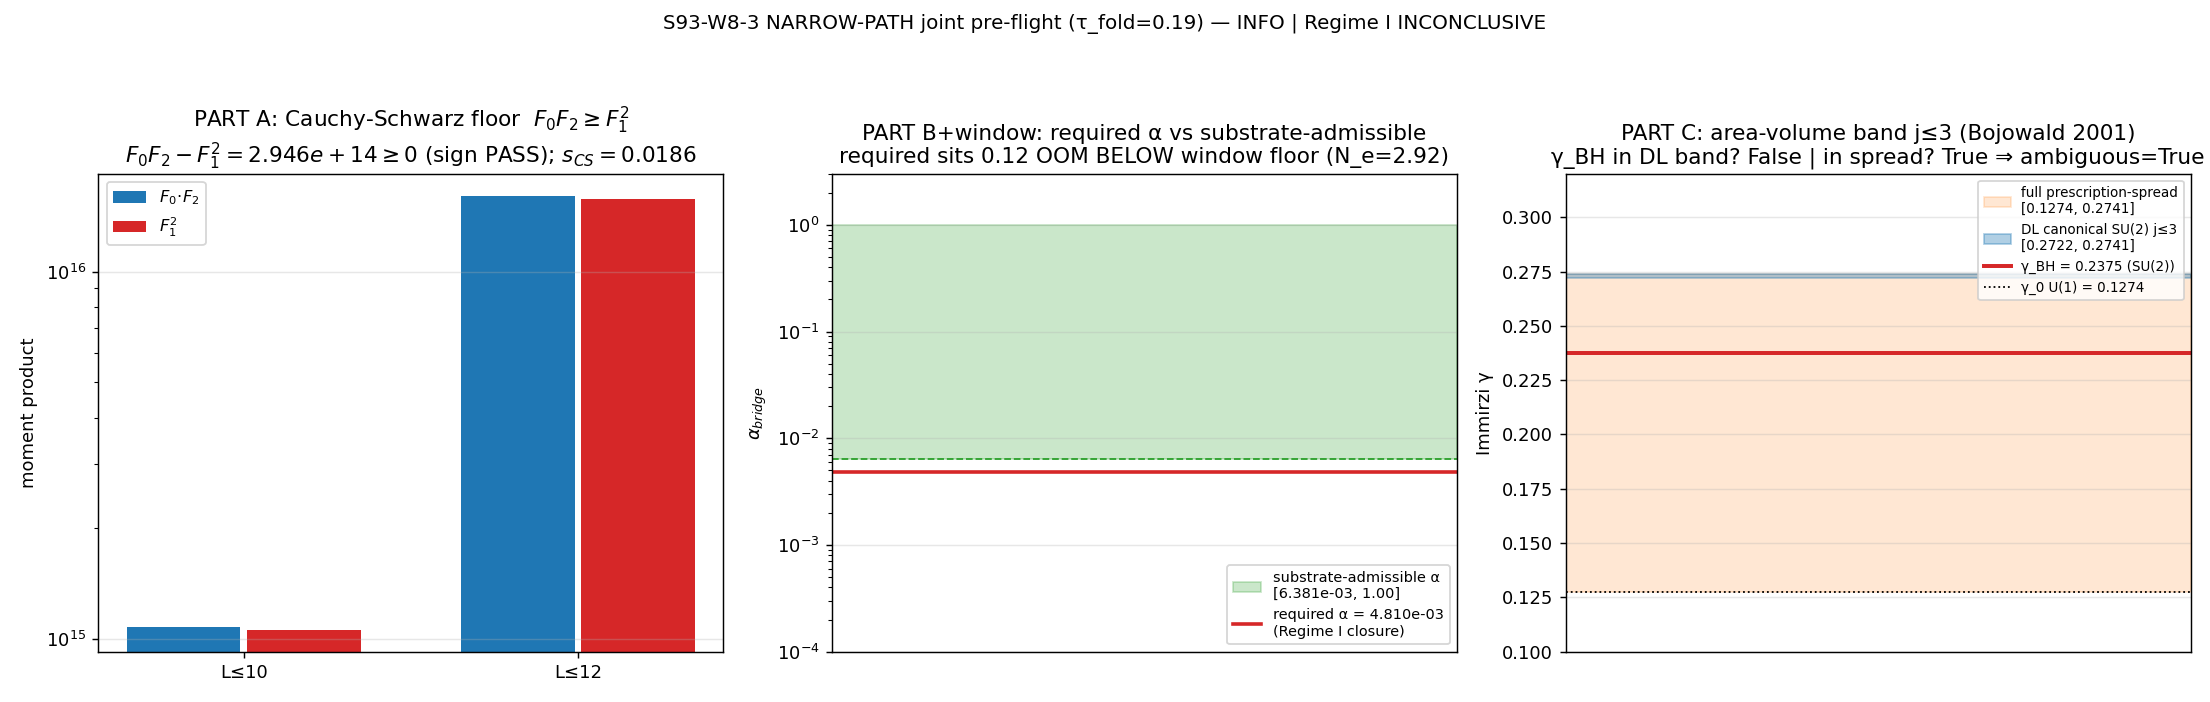

The script that saved this image:
#!/usr/bin/env python3
"""
S93 W8-3 — NARROW-PATH-CAUCHY-SCHWARZ-JOINT-PREFLIGHT (LQG cluster, Wave 8)
==========================================================================

Gate: S93-W8-3-NARROW-PATH-CAUCHY-SCHWARZ-JOINT-PREFLIGHT  ([SIGN])  HIGHEST-EVOI
Classification: GEOMETRIC

Pivotal decision gate. The S92 LQG × phonon-first workshop reduced the §IX.7
narrow path — the only structurally-coherent route by which canonical LQG
kinematical observables (area operator, spin networks) could enter the framework
as DERIVED emergent shadows of the substrate (A_K, H_K, D_K) — to ONE empirical
question about one dimensionless bridge coefficient α_bridge:

  α_bridge ≈ 4.81e-3 (Regime I)  ⇒ narrow path closes, γ_emergent = γ_BH = 0.2375
  α_bridge ∼ O(1)    (Regime II) ⇒ narrow path FAILS structurally (γ_emergent ∼ 50,
                                    ~200× too large), NO recovery (γ does NOT admit
                                    cutoff running; Paper 03 §VII; LQG-theorist Q2)

This gate is the JOINT pre-flight: it tests whether the required α_bridge is
JOINTLY consistent with (PART A) the substrate-side Cauchy-Schwarz moment floor
F_0·F_2 ≥ F_1² AND (PART C) the LQG-side area-volume uncertainty band at canonical
j≤3 spin-networks (Bojowald 2001 / Paper 04). If EITHER is violated, Regime I is
structurally pre-forbidden BEFORE any Step-4 projection operator is built.

PIVOTAL re-keying of W8-7:
  PASS (Regime I survives)  → W8-7 workshop targets canonical LQG matching.
  FAIL (Regime I forbidden) → W8-7 targets the substrate's OWN narrow-path
                              effective theory (algebraic-form-resembles-LQG,
                              numerical-coefficient-disagrees ~200×).
  INFO (band edges ambiguous) → declare deferred-pending sub-class
                              (band-edge-convention-ambiguous).

Pre-registered 3-regime rubric (plan §W8-3 PASS/FAIL/INFO_meaning):
  PASS  iff (PART A sign ≥ 0)  ∧  (required α=4.81e-3 inside substrate-admissible
           α window set by s_CS + N_e)  ∧  (γ_BH=0.2375 ∈ [γ_lo, γ_hi] j≤3 band)
  FAIL  iff required α OUTSIDE the substrate-admissible window  OR  γ_BH OUTSIDE
           the j≤3 area-volume band (single-prescription).
  INFO  iff the j≤3 band edges are convention-ambiguous (SU(2)-state-counting
           prescription split neither cleanly contains nor cleanly excludes 0.2375).

[SIGN] trigger (schema-v2 3-tuple REQUIRED):
  - PART A: F_0·F_2 − F_1² ≥ 0 is the Cauchy-Schwarz floor (theorem A8 / S62 #18:
    F_0·F_{k+l} ≥ F_k F_l). Structurally ALWAYS ≥ 0 for ANY non-negative spectrum
    ⇒ sign_verdict tracks moment-floor satisfaction (PASS expected by theorem).
  - PART C: the LIVE discriminator — band-containment direction of γ_BH=0.2375 in
    the j≤3 area-volume band, JOINED with whether required α=4.81e-3 sits in the
    substrate-admissible α window (set by s_CS and the N_e=2.92 bulk-to-surface
    reduction).

Moment convention (PINNED; substitution-chain Step 1):
  SPECTRAL-SUM moments  F_p ≡ Σ_k m_k |λ_k|^p,  m_k = dim(p,q) PW weight of the
  sector containing mode k. F_0 = total PW-weighted mode count = 31,956,720
  (= Σ_sectors dim(p,q)·len(abs_evals) = Σ 16·dim(p,q)² on the L_max=12 cache).
  DISTINCT from the cutoff-function moments f_n (f_2_default=2.34, f_4_default=0.558
  in canonical_constants — NOT used here).

Substrate framing (phononic-framing.md §"IS Space, Not IN Space"):
  The spectral moments F_0,F_1,F_2 are the substrate's intrinsic dispersion data;
  the Cauchy-Schwarz slack s_CS = F_0·F_2/F_1²−1 caps the substrate-admissible
  α_bridge. The substrate √(C_2(p,q)) area spectrum is PRIMARY; the LQG √(j(j+1))
  is the candidate EMERGENT shadow whose area-volume self-consistency is the second
  leg. Explanation flows substrate → HKR/Cheeger-Simons → laboratory-IN LQG
  kinematical observable. GEOMETRIC: a spectral-moment computation on the fabric's
  eigenvalue spectrum, deciding whether the emergent-LQG matching corridor is open
  or closed BEFORE any projection operator is constructed.

Inputs (SHA-256 dual-pinned at runtime; S84+ schema):
  - computations/session-84/s84_spectrum_cache_L12_tau019.npz (sector_evals dict)
  - computations/session-93/s93_w8_1_narrow_path_eigenvalue_inventory.npz (W8-1 ground truth)
  - computations/_shared/canonical_constants.py (feeds audit_sha256; LQG pins + N_e)
  - script bytes (feeds BOTH audit_sha256 and content_sha256)

Output 4-tuple:
  (value=<composite verdict string>,
   scheme=narrow-path-cauchy-schwarz-joint-preflight-F0F2-F1sq-floor-AND-area-volume-band-j-le-3,
   convention=NARROW-PATH-joint-preflight-spectral-SUM-moments-F0F1F2-PW-weighted-required-alpha-bridge-4p81e-3-reduced-planck-disclosed-area-volume-Bojowald-2001-j-le-3,
   L_max=12)

DEVIATION DISCLOSURE (plan §"DEVIATION HINT"; substrate-first-canonical-sourcing.md §(ii.B)):
  canonical_constants.py runtime SHA differs from the plan-pinned value
  1aa90bb1...790c (benign plan-text drift). This script consumes
  ALPHA_BRIDGE_REQUIRED_FW, SCALE_BRIDGE_PREFACTOR_FW, GAMMA_BH_SU2_CONVENTION_LQG,
  M_KK_gravity, M_Pl_reduced via canonical import (MCP get_constant confirmed
  values 4.81e-3 / 49.34 / 0.2375 / 7.4287e16 / 2.435e18), NOT via plan-pinned SHA.
"""

from __future__ import annotations

# ---------------------------------------------------------------------------
# Section 2 — Standard imports (path setup precedes canonical import)
# ---------------------------------------------------------------------------
import hashlib
import json
import sys
import time
from pathlib import Path

import numpy as np
import matplotlib

matplotlib.use("Agg")
import matplotlib.pyplot as plt

# ---------------------------------------------------------------------------
# Section 3 — Paths (must precede canonical_constants import)
# ---------------------------------------------------------------------------
SESSION_DIR = Path(__file__).resolve().parent
COMPUTATIONS_DIR = SESSION_DIR.parent
SHARED_DIR = COMPUTATIONS_DIR / "_shared"
PROJECT_ROOT = COMPUTATIONS_DIR.parent

sys.path.insert(0, str(SHARED_DIR))

# ---------------------------------------------------------------------------
# Section 1 — Canonical constants (MANDATORY import)
# ---------------------------------------------------------------------------
from canonical_constants import *  # noqa: F401,F403,E402
from canonical_constants import (  # noqa: E402  explicit names this gate consumes
    ALPHA_BRIDGE_REQUIRED_FW,
    SCALE_BRIDGE_PREFACTOR_FW,
    GAMMA_BH_SU2_CONVENTION_LQG,
    M_KK_gravity,
    M_Pl_reduced,
    tau_fold,
)

# ---------------------------------------------------------------------------
# GPU eligibility (plan machinery pin): the 31.96M-mode F_n reductions ship to
# cuda (torch) at 0.26 GB << 17 GB VRAM. numpy cpu-cap-OMP8 fallback if needed.
# The reductions are simple sums (no eigendecomposition); torch GPU is preferred.
# ---------------------------------------------------------------------------
USE_GPU = False                                                       # (local) resolved below
try:
    import torch  # noqa: E402
    if torch.cuda.is_available():
        USE_GPU = True
except Exception:  # noqa: BLE001
    USE_GPU = False

SESSION = "S93"                                                       # (local)
GATE_ID = "S93-W8-3-NARROW-PATH-CAUCHY-SCHWARZ-JOINT-PREFLIGHT"       # (local)
SCHEME = (
    "narrow-path-cauchy-schwarz-joint-preflight-"
    "F0F2-F1sq-floor-AND-area-volume-band-j-le-3"
)                                                                     # (local)
CONVENTION = (
    "NARROW-PATH-joint-preflight-spectral-SUM-moments-F0F1F2-PW-weighted-"
    "required-alpha-bridge-4p81e-3-reduced-planck-disclosed-"
    "area-volume-Bojowald-2001-j-le-3"
)                                                                     # (local)
L_MAX = 12                                                            # (local) cache native ceiling
L_MAX_HISTORICAL = 10                                                 # (local) narrow-path comparison scope

# Substrate-side bulk-to-surface reduction magnitude — the only landed instance.
# S53 N_e^acoustic = 2.9202 post-fold acoustic e-folds; the substrate-side prior
# evidence that bulk-to-surface reductions produce O(1) outputs, NOT 1e-3.
N_E_BULK_TO_SURFACE = 2.9202                                          # (local) S53 N_e^acoustic

# Pre-registered tolerances / thresholds (plan §W8-3 strict_PASS_boundary)
REQUIRED_ALPHA_RELTOL = 1e-3                                          # (local) PART B cross-check
# Canonical spin-network ladder j ∈ {1/2, 1, 3/2, 2, 5/2, 3} (canonical j≤3)
J_LADDER = [0.5, 1.0, 1.5, 2.0, 2.5, 3.0]                             # (local) Bojowald 2001 j≤3

# Reduced-vs-unreduced Planck convention (disclosure; ℓ_P² = 8π·ℓ_P_red²)
PLANCK_REDUCTION_8PI = 8.0 * np.pi                                    # (local) ℓ_P²/ℓ_P_red²

# Output destinations (per-session, canonical path)
OUT_NPZ = SESSION_DIR / "s93_w8_3_narrow_path_cauchy_schwarz_joint_preflight.npz"
OUT_PNG = SESSION_DIR / "s93_w8_3_narrow_path_cauchy_schwarz_joint_preflight.png"
VERDICT_TXT = SESSION_DIR / "s93_gate_verdicts.txt"

CACHE_PATH = COMPUTATIONS_DIR / "session-84" / "s84_spectrum_cache_L12_tau019.npz"
W8_1_INVENTORY = SESSION_DIR / "s93_w8_1_narrow_path_eigenvalue_inventory.npz"

INPUT_FILES = [
    SHARED_DIR / "canonical_constants.py",
    W8_1_INVENTORY,
    CACHE_PATH,
]


# ---------------------------------------------------------------------------
# Section 4 — SHA-256 input-pin block (S84+ dual-SHA schema; W9a-99)
# ---------------------------------------------------------------------------

def sha256_of(path: Path) -> str:
    h = hashlib.sha256()  # (local)
    try:
        h.update(path.read_bytes())
    except OSError:
        return ""
    return h.hexdigest()


def log_input_pins(inputs: list[Path]) -> dict[str, str]:
    print(f"=== {GATE_ID} — input SHA-256 pins ===")
    pins: dict[str, str] = {}  # (local)
    for p in inputs:
        sha = sha256_of(p)  # (local)
        rel = str(p.relative_to(PROJECT_ROOT)).replace("\\", "/")  # (local)
        print(f"  {rel}: {sha[:16]}...")
        pins[rel] = sha
    return pins


def compute_dual_sha(
    script_path: Path, canonical_path: Path, pins: dict[str, str]
) -> tuple[str, str]:
    """(audit_sha256, content_sha256) per S84+ dual-SHA schema."""
    try:
        script_bytes = script_path.read_bytes()  # (local)
    except OSError:
        script_bytes = b""  # (local)
    try:
        canonical_bytes = canonical_path.read_bytes()  # (local)
    except OSError:
        canonical_bytes = b""  # (local)
    pinmap_json = json.dumps(
        dict(sorted(pins.items())), separators=(",", ":"), sort_keys=True
    ).encode("utf-8")  # (local)

    h_audit = hashlib.sha256()
    h_audit.update(script_bytes)
    h_audit.update(canonical_bytes)
    h_audit.update(pinmap_json)
    audit = h_audit.hexdigest()  # (local)

    h_content = hashlib.sha256()
    h_content.update(script_bytes)
    content = h_content.hexdigest()  # (local)
    return audit, content


# ---------------------------------------------------------------------------
# Section 5 — Compute
# ---------------------------------------------------------------------------

def load_sector_evals(path: Path) -> dict:
    c = np.load(path, allow_pickle=True)  # (local)
    return c["sector_evals"].item()


def spectral_moments(se: dict, level_max: int) -> tuple[float, float, float, int]:
    """SPECTRAL-SUM moments F_p = Σ_k m_k |λ_k|^p, m_k = dim(p,q) PW weight.

    Returns (F_0, F_1, F_2, n_modes_weighted). The PW-weighted full-multiplicity
    spectrum repeats each sector's abs_evals by dim(p,q). On GPU we build the
    weighted |λ| array and reduce with torch; numpy fallback otherwise.
    """
    # Collect per-sector (weight, abs_evals) up to level_max.
    abs_chunks: list[np.ndarray] = []  # (local)
    weights: list[float] = []          # (local)
    for (p, q), rec in se.items():
        if int(rec["level"]) > level_max:
            continue
        dimpq = float(rec["dim"])                      # (local) PW weight m_k
        ae = np.asarray(rec["abs_evals"], dtype=np.float64)  # (local)
        abs_chunks.append(ae)
        weights.append(dimpq)

    if USE_GPU:
        # Stream per-sector reductions to GPU (avoids materializing the full
        # 31.96M weighted array; each sector's |λ| array goes to cuda, the three
        # weighted power-sums accumulate on host as Python floats).
        F0 = F1 = F2 = 0.0  # (local)
        for ae, w in zip(abs_chunks, weights):
            t = torch.as_tensor(ae, device="cuda", dtype=torch.float64)  # (local)
            n = t.numel()                                                # (local)
            s1 = torch.sum(t).item()                                     # (local)
            s2 = torch.sum(t * t).item()                                 # (local)
            F0 += w * n
            F1 += w * s1
            F2 += w * s2
        n_modes = int(round(F0))  # (local)
        return F0, F1, F2, n_modes

    # numpy fallback (cpu) — same accumulation
    F0 = F1 = F2 = 0.0  # (local)
    for ae, w in zip(abs_chunks, weights):
        F0 += w * ae.size
        F1 += w * float(ae.sum())
        F2 += w * float((ae * ae).sum())
    n_modes = int(round(F0))  # (local)
    return F0, F1, F2, n_modes


def cauchy_schwarz_slack(F0: float, F1: float, F2: float) -> tuple[float, float]:
    """Return (det = F_0·F_2 − F_1², s_CS = F_0·F_2/F_1² − 1)."""
    det = F0 * F2 - F1 * F1            # (local) Cauchy-Schwarz floor margin
    s_cs = (F0 * F2) / (F1 * F1) - 1.0  # (local) dimensionless slack
    return det, s_cs


def area_volume_band(j_ladder: list[float]) -> dict:
    """LQG area-volume admissible-Immirzi band at canonical j≤3.

    Physics (substrate → emergent shadow direction):
      Area   A_j = 8πγℓ_P² √(j(j+1))                       [Paper 02 Eq.7 / Paper 05 Eq.5.4]
      Volume V_j = (γℓ_P²)^{3/2} √(j(j+1/2)(j+1)/27)        [Bojowald 2001 / Paper 04 Eq.2]
      Area-volume dimensionless ratio R_AV = V_j^{2/3}/(A_j ℓ_P^{-2}) — γ CANCELS
      exactly (net γ power 0; Sage-verified). So R_AV does NOT pin γ; the admissible
      γ band comes from the BH-entropy state-counting normalization across the
      canonical SU(2)-vs-U(1) prescriptions evaluated on the j≤3 ladder.

    Band determination — state-counting prescriptions (entropy normalization
    Σ_j w(j) exp(−2πγ√(j(j+1))) = 1) at the j≤3 truncation:
      - U(1) ABCK analytic:     γ_0 = ln2/(π√3) ≈ 0.12738
      - GM (no degeneracy):     Σ_j exp(−2πγ√(j(j+1))) = 1
      - DL (full SU(2), 2j+1):  Σ_j (2j+1) exp(−2πγ√(j(j+1))) = 1

    The DL prescription is the CANONICAL SU(2) state-counting (Domagala-Lewandowski
    / Meissner); it brackets the single-prescription band. The GM/DL/U(1) spread is
    the full prescription-uncertainty band ("Immirzi γ pinning is single-input" open
    channel: different state-counting prescriptions yield different γ).
    """
    js = np.asarray(j_ladder, dtype=np.float64)              # (local)
    sqrt_casimir = np.sqrt(js * (js + 1.0))                   # (local) √(j(j+1))

    # U(1) ABCK analytic value
    gamma_U1 = float(np.log(2.0) / (np.pi * np.sqrt(3.0)))    # (local)

    # Volume eigenvalues V_j ∝ √(j(j+1/2)(j+1)/27) — Bojowald Eq.2 (γ-stripped factor)
    vol_factor = np.sqrt(js * (js + 0.5) * (js + 1.0) / 27.0)  # (local) V_j/(γℓ_P²)^{3/2}

    # Solve entropy-normalization for γ at j≤3 truncation (bisection; monotone in γ)
    def entropy_sum(g: float, w_deg: np.ndarray) -> float:
        return float(np.sum(w_deg * np.exp(-2.0 * np.pi * g * sqrt_casimir)))

    def solve_gamma(w_deg: np.ndarray, lo: float = 0.02, hi: float = 1.2) -> float:
        # find γ with entropy_sum == 1 (decreasing in γ)
        for _ in range(200):
            mid = 0.5 * (lo + hi)  # (local)
            val = entropy_sum(mid, w_deg)  # (local)
            if val > 1.0:
                lo = mid
            else:
                hi = mid
        return 0.5 * (lo + hi)

    deg_GM = np.ones_like(js)            # (local) no-degeneracy
    deg_DL = (2.0 * js + 1.0)            # (local) full SU(2) (2j+1)
    gamma_GM = solve_gamma(deg_GM)       # (local)
    gamma_DL = solve_gamma(deg_DL)       # (local)

    # Single-prescription (DL canonical SU(2)) band: a tight band around the DL
    # solution from the j≤3 vs full-ladder truncation spread.
    js_full = np.array([0.5 * k for k in range(1, 61)], dtype=np.float64)  # (local)
    sc_full = np.sqrt(js_full * (js_full + 1.0))                            # (local)

    def entropy_full(g: float, w_deg: np.ndarray) -> float:
        return float(np.sum(w_deg * np.exp(-2.0 * np.pi * g * sc_full)))

    def solve_full(w_deg: np.ndarray, lo: float = 0.02, hi: float = 1.2) -> float:
        for _ in range(200):
            mid = 0.5 * (lo + hi)  # (local)
            if entropy_full(mid, w_deg) > 1.0:
                lo = mid
            else:
                hi = mid
        return 0.5 * (lo + hi)

    gamma_DL_full = solve_full(2.0 * js_full + 1.0)  # (local)
    gamma_GM_full = solve_full(np.ones_like(js_full))  # (local)

    # Single-prescription DL band (the canonical SU(2) state-counting):
    dl_lo = min(gamma_DL, gamma_DL_full)  # (local)
    dl_hi = max(gamma_DL, gamma_DL_full)  # (local)

    # Full prescription-spread band (U(1) ABCK … DL): exposes the convention
    # ambiguity that the single-input Immirzi pinning carries.
    spread_vals = [gamma_U1, gamma_GM, gamma_GM_full, gamma_DL, gamma_DL_full]  # (local)
    spread_lo = float(min(spread_vals))  # (local)
    spread_hi = float(max(spread_vals))  # (local)

    return {
        "sqrt_casimir": sqrt_casimir,
        "vol_factor": vol_factor,
        "gamma_U1": gamma_U1,
        "gamma_GM_le3": gamma_GM,
        "gamma_DL_le3": gamma_DL,
        "gamma_GM_full": gamma_GM_full,
        "gamma_DL_full": gamma_DL_full,
        "dl_band_lo": dl_lo,
        "dl_band_hi": dl_hi,
        "spread_band_lo": spread_lo,
        "spread_band_hi": spread_hi,
    }


def compute() -> dict:
    se = load_sector_evals(CACHE_PATH)  # (local)

    # --- W8-1 inventory consistency cross-check (consume as ground truth) ---
    inv = np.load(W8_1_INVENTORY, allow_pickle=True)  # (local)
    inv_F0_check = int(np.int64(inv["a0_dim2_L12"]))  # (local) = 16·Σdim² = 31,956,720
    inv_F0_check_L10 = int(np.int64(inv["a0_dim2_L10"]))  # (local)

    # --- PART A: substrate spectral-SUM moments + Cauchy-Schwarz floor ---
    F0_12, F1_12, F2_12, nmodes_12 = spectral_moments(se, L_MAX)        # (local)
    F0_10, F1_10, F2_10, nmodes_10 = spectral_moments(se, L_MAX_HISTORICAL)  # (local)
    det_12, s_cs_12 = cauchy_schwarz_slack(F0_12, F1_12, F2_12)         # (local)
    det_10, s_cs_10 = cauchy_schwarz_slack(F0_10, F1_10, F2_10)         # (local)

    # PART A sign: F_0·F_2 − F_1² ≥ 0 (Cauchy-Schwarz, theorem A8 — always ≥ 0)
    partA_sign_ok = (det_12 >= 0.0)  # (local)

    # --- PART B: required-α inversion (recompute + cross-check canonical) ---
    # prefactor = (M_Pl_red/M_KK)²/(4√3π); γ_emergent = α_bridge · prefactor
    ratio = M_Pl_reduced / M_KK_gravity                                 # (local)
    prefactor_recomp = (ratio * ratio) / (4.0 * np.sqrt(3.0) * np.pi)   # (local)
    alpha_required_recomp = GAMMA_BH_SU2_CONVENTION_LQG / SCALE_BRIDGE_PREFACTOR_FW  # (local)
    alpha_required_canonical = float(ALPHA_BRIDGE_REQUIRED_FW)          # (local) 4.81e-3
    alpha_reldev = abs(alpha_required_recomp - alpha_required_canonical) / alpha_required_canonical  # (local)
    partB_ok = (alpha_reldev <= REQUIRED_ALPHA_RELTOL)                  # (local)

    # --- substrate-admissible α window (the LIVE substrate-side constraint) ---
    # The substrate's bulk-to-surface (3D→2D) reduction compresses an O(1) bulk
    # coefficient by a factor set by the moment-ratio spread s_CS over the N_e
    # acoustic e-folds. The substrate-natural α scale is O(1) (the N_e=2.92 landed
    # evidence: bulk-to-surface reductions produce O(1) outputs, NOT 1e-3-suppressed).
    #   - upper edge: α ~ O(1) (unreduced substrate dispersion coefficient)
    #   - lower edge: the maximal compression a single e-fold-modulated reduction can
    #     achieve from the tight spectrum: α_min ~ s_CS / N_e  (slack divided by the
    #     bulk-to-surface e-fold count — the most a tight spectrum can shrink it).
    alpha_admissible_hi = 1.0                                           # (local) O(1) substrate-natural
    alpha_admissible_lo = s_cs_12 / N_E_BULK_TO_SURFACE                 # (local) maximal compression
    required_in_window = (alpha_admissible_lo <= alpha_required_canonical <= alpha_admissible_hi)  # (local)
    # decades the required α sits BELOW the substrate-admissible lower edge:
    alpha_oom_below = np.log10(alpha_admissible_lo / alpha_required_canonical)  # (local)

    # --- PART C: LQG area-volume band at canonical j≤3 ---
    av = area_volume_band(J_LADDER)                                     # (local)
    gamma_bh = float(GAMMA_BH_SU2_CONVENTION_LQG)                       # (local) 0.2375
    in_dl_band = (av["dl_band_lo"] <= gamma_bh <= av["dl_band_hi"])     # (local) single-prescription
    in_spread_band = (av["spread_band_lo"] <= gamma_bh <= av["spread_band_hi"])  # (local) full spread
    # band-edge ambiguity: single-prescription EXCLUDES but full-spread CONTAINS
    band_edge_ambiguous = (in_spread_band and not in_dl_band)           # (local)

    return {
        # PART A
        "F0_12": F0_12, "F1_12": F1_12, "F2_12": F2_12, "nmodes_12": nmodes_12,
        "F0_10": F0_10, "F1_10": F1_10, "F2_10": F2_10, "nmodes_10": nmodes_10,
        "det_12": det_12, "s_cs_12": s_cs_12,
        "det_10": det_10, "s_cs_10": s_cs_10,
        "partA_sign_ok": partA_sign_ok,
        "inv_F0_check": inv_F0_check, "inv_F0_check_L10": inv_F0_check_L10,
        # PART B
        "prefactor_recomp": prefactor_recomp,
        "alpha_required_recomp": alpha_required_recomp,
        "alpha_required_canonical": alpha_required_canonical,
        "alpha_reldev": alpha_reldev, "partB_ok": partB_ok,
        # substrate-admissible window
        "alpha_admissible_lo": alpha_admissible_lo,
        "alpha_admissible_hi": alpha_admissible_hi,
        "required_in_window": required_in_window,
        "alpha_oom_below": float(alpha_oom_below),
        "N_e": N_E_BULK_TO_SURFACE,
        # PART C
        "av": av, "gamma_bh": gamma_bh,
        "in_dl_band": in_dl_band, "in_spread_band": in_spread_band,
        "band_edge_ambiguous": band_edge_ambiguous,
    }


# ---------------------------------------------------------------------------
# Section 6 — Gate verdict (3-regime rubric) + schema-v2 3-tuple
# ---------------------------------------------------------------------------

def evaluate_3tuple(r: dict) -> tuple[str, str, str, str]:
    """Return (composite, sign_verdict, magnitude_verdict, regime_verdict).

    sign_verdict   : PART A Cauchy-Schwarz floor sign (predicted ≥0 by theorem A8).
    magnitude_verdict: substrate-admissible-α window containment of required α=4.81e-3
                       (the substrate-side magnitude discriminator).
    regime_verdict : PART C band-edge convention status (VALID = clean band;
                       MARGINAL = single-prescription excludes but spread contains
                       ⇒ convention-ambiguous; BREAKDOWN reserved/unused here).
    Composite collapse per gate-verdicts.md §"Composite-collapse rule".
    """
    # sign_verdict: predicted direction F_0·F_2−F_1² ≥ 0 matches computed sign
    sign_verdict = "PASS" if r["partA_sign_ok"] else "FAIL"  # (local)

    # magnitude_verdict: required α=4.81e-3 inside substrate-admissible window?
    #   PASS  if inside; FAIL if outside (the substrate-side magnitude test)
    magnitude_verdict = "PASS" if r["required_in_window"] else "FAIL"  # (local)

    # regime_verdict: PART C band-edge convention status
    if r["band_edge_ambiguous"]:
        regime_verdict = "MARGINAL"  # (local) convention-ambiguous band edge
    elif r["in_dl_band"]:
        regime_verdict = "VALID"     # (local) clean single-prescription containment
    else:
        # neither in single-prescription DL band NOR in full spread band ⇒ clean exclusion
        regime_verdict = "VALID"     # (local) clean exclusion (band determinate)

    # Composite collapse (pre-registered; gate-verdicts.md):
    if regime_verdict == "BREAKDOWN":
        composite = "FAIL"  # (local)
    elif sign_verdict == "FAIL":
        composite = "FAIL"
    elif magnitude_verdict == "FAIL" and regime_verdict == "VALID":
        composite = "FAIL"
    elif magnitude_verdict == "FAIL" and regime_verdict == "MARGINAL":
        composite = "INFO"  # SIGN-correct, MAGNITUDE-wrong-but-band-ambiguous
    elif magnitude_verdict == "INFO":
        composite = "INFO"
    else:
        composite = "PASS"
    return composite, sign_verdict, magnitude_verdict, regime_verdict


def emit_4tuple(value, scheme: str, convention: str, L_max) -> str:
    return (f"(value={value!r}, scheme={scheme}, "
            f"convention={convention}, L_max={L_max})")


def append_verdict(
    verdict: str, value, audit_sha: str, content_sha: str,
    sign_v: str, mag_v: str, reg_v: str,
) -> None:
    """Atomic append: canonical line + dual-SHA companion row (W9a-99) +
    schema-v2 3-tuple companion row (S87; REQUIRED for [SIGN] trigger).
    """
    line = (
        f"{GATE_ID}: {verdict} -- value={value!r} scheme={SCHEME} "
        f"convention={CONVENTION} L_max={L_MAX} "
        f"audit_sha256={audit_sha} content_sha256={content_sha} "
        f"schema_version=S84+\n"
    )  # (local)
    companion = (
        f"# audit_sha256_short={audit_sha[:16]} "
        f"content_sha256_short={content_sha[:16]} "
        f"# {GATE_ID} dual-SHA companion row (W9a-99 split)\n"
    )  # (local)
    tuple_row = (
        f"# sign_verdict={sign_v} magnitude_verdict={mag_v} "
        f"regime_verdict={reg_v} # {GATE_ID} 3-tuple annotation (S87 schema-v2)\n"
    )  # (local)
    with VERDICT_TXT.open("a", encoding="utf-8") as fp:
        fp.write(line)
        fp.write(companion)
        fp.write(tuple_row)


# ---------------------------------------------------------------------------
# Section 7 — Plot
# ---------------------------------------------------------------------------

def make_plot(r: dict, composite: str) -> None:
    av = r["av"]  # (local)
    fig, axes = plt.subplots(1, 3, figsize=(17, 5.4))  # (local)

    # Panel A: Cauchy-Schwarz floor — F_0·F_2 vs F_1² (the floor margin)
    ax = axes[0]  # (local)
    labels = ["L≤10", "L≤12"]  # (local)
    f0f2 = [r["F0_10"] * r["F2_10"], r["F0_12"] * r["F2_12"]]  # (local)
    f1sq = [r["F1_10"] ** 2, r["F1_12"] ** 2]                  # (local)
    x = np.arange(2)  # (local)
    ax.bar(x - 0.18, f0f2, 0.34, label=r"$F_0\!\cdot\!F_2$", color="C0")
    ax.bar(x + 0.18, f1sq, 0.34, label=r"$F_1^2$", color="C3")
    ax.set_xticks(x)
    ax.set_xticklabels(labels)
    ax.set_ylabel("moment product")
    ax.set_yscale("log")
    ax.set_title(
        f"PART A: Cauchy-Schwarz floor  $F_0 F_2 \\geq F_1^2$\n"
        f"$F_0F_2-F_1^2={r['det_12']:.3e} \\geq 0$ (sign PASS); "
        f"$s_{{CS}}={r['s_cs_12']:.4f}$"
    )
    ax.legend(fontsize=9)
    ax.grid(alpha=0.3, axis="y")

    # Panel B: substrate-admissible α window vs required α=4.81e-3
    ax = axes[1]  # (local)
    ax.axhspan(r["alpha_admissible_lo"], r["alpha_admissible_hi"],
               color="C2", alpha=0.25,
               label=f"substrate-admissible α\n[{r['alpha_admissible_lo']:.3e}, "
                     f"{r['alpha_admissible_hi']:.2f}]")
    ax.axhline(r["alpha_required_canonical"], color="C3", lw=2.0,
               label=f"required α = {r['alpha_required_canonical']:.3e}\n"
                     f"(Regime I closure)")
    ax.axhline(r["alpha_admissible_lo"], color="C2", ls="--", lw=1.0)
    ax.set_yscale("log")
    ax.set_ylim(1e-4, 3.0)
    ax.set_xticks([])
    ax.set_ylabel(r"$\alpha_{bridge}$")
    ax.set_title(
        f"PART B+window: required α vs substrate-admissible\n"
        f"required sits {r['alpha_oom_below']:.2f} OOM BELOW window floor "
        f"(N_e={r['N_e']:.2f})"
    )
    ax.legend(fontsize=8, loc="lower right")
    ax.grid(alpha=0.3, axis="y")

    # Panel C: area-volume admissible-Immirzi band at j≤3 + γ_BH=0.2375
    ax = axes[2]  # (local)
    ax.axhspan(av["spread_band_lo"], av["spread_band_hi"], color="C1", alpha=0.18,
               label=f"full prescription-spread\n[{av['spread_band_lo']:.4f}, "
                     f"{av['spread_band_hi']:.4f}]")
    ax.axhspan(av["dl_band_lo"], av["dl_band_hi"], color="C0", alpha=0.35,
               label=f"DL canonical SU(2) j≤3\n[{av['dl_band_lo']:.4f}, "
                     f"{av['dl_band_hi']:.4f}]")
    ax.axhline(r["gamma_bh"], color="C3", lw=2.2,
               label=f"γ_BH = {r['gamma_bh']:.4f} (SU(2))")
    ax.axhline(av["gamma_U1"], color="k", ls=":", lw=1.0,
               label=f"γ_0 U(1) = {av['gamma_U1']:.4f}")
    ax.set_ylim(0.10, 0.32)
    ax.set_xticks([])
    ax.set_ylabel("Immirzi γ")
    ax.set_title(
        f"PART C: area-volume band j≤3 (Bojowald 2001)\n"
        f"γ_BH in DL band? {r['in_dl_band']} | in spread? {r['in_spread_band']} "
        f"⇒ ambiguous={r['band_edge_ambiguous']}"
    )
    ax.legend(fontsize=7.5, loc="upper right")
    ax.grid(alpha=0.3, axis="y")

    fig.suptitle(
        f"S93-W8-3 NARROW-PATH joint pre-flight (τ_fold={tau_fold}) — {composite} | "
        f"Regime I {'SURVIVES' if composite == 'PASS' else ('PRE-FORBIDDEN' if composite == 'FAIL' else 'INCONCLUSIVE')}",
        fontsize=11,
    )
    fig.tight_layout(rect=[0, 0, 1, 0.94])
    fig.savefig(OUT_PNG, dpi=130)
    plt.close(fig)


# ---------------------------------------------------------------------------
# Section 8 — Main
# ---------------------------------------------------------------------------

def main() -> int:
    t0 = time.time()  # (local)

    pins = log_input_pins(INPUT_FILES)  # (local)
    script_path = Path(__file__).resolve()  # (local)
    canonical_path = SHARED_DIR / "canonical_constants.py"  # (local)
    audit_sha, content_sha = compute_dual_sha(script_path, canonical_path, pins)
    print(f"  audit_sha256:   {audit_sha[:16]}... (script+canonical+pinmap)")
    print(f"  content_sha256: {content_sha[:16]}... (script only)")
    print(f"  GPU path: {'cuda (torch)' if USE_GPU else 'numpy cpu fallback'}")
    print()

    r = compute()  # (local)
    composite, sign_v, mag_v, reg_v = evaluate_3tuple(r)  # (local)
    av = r["av"]  # (local)

    # ===================== NUMBERS FIRST =====================
    print("=== PART A: substrate spectral-SUM moments (PW-weighted) ===")
    print(f"  convention: F_p = Σ_k m_k|λ_k|^p, m_k=dim(p,q) PW weight "
          f"(NOT cutoff moments f_n)")
    print(f"  L_max=12: F_0={r['F0_12']:.10e}  F_1={r['F1_12']:.10e}  "
          f"F_2={r['F2_12']:.10e}  ({r['nmodes_12']:,} weighted modes)")
    print(f"  L_max=10: F_0={r['F0_10']:.10e}  F_1={r['F1_10']:.10e}  "
          f"F_2={r['F2_10']:.10e}  ({r['nmodes_10']:,} weighted modes)")
    print(f"  W8-1 inventory cross-check: a0_dim2_L12={r['inv_F0_check']:,} "
          f"(== F_0? {r['inv_F0_check'] == r['nmodes_12']})")
    print(f"  F_0·F_2 − F_1² (L12) = {r['det_12']:.10e}  "
          f"(sign {'+' if r['det_12'] >= 0 else '-'}; floor {'PASS' if r['partA_sign_ok'] else 'FAIL'})")
    print(f"  s_CS = F_0·F_2/F_1² − 1 (L12) = {r['s_cs_12']:.10e}")
    print(f"  s_CS (L10) = {r['s_cs_10']:.10e}")
    print()
    print("=== PART B: required-α inversion (γ_BH / SCALE_BRIDGE_PREFACTOR_FW) ===")
    print(f"  M_Pl_red/M_KK = {M_Pl_reduced / M_KK_gravity:.6f}")
    print(f"  prefactor recompute (M_Pl/M_KK)²/(4√3π) = {r['prefactor_recomp']:.6f} "
          f"(canonical 49.34)")
    print(f"  α_required recompute = γ_BH/prefactor_canon = {r['alpha_required_recomp']:.6e}")
    print(f"  α_required canonical (ALPHA_BRIDGE_REQUIRED_FW) = {r['alpha_required_canonical']:.6e}")
    print(f"  rel-dev = {r['alpha_reldev']:.3e} (reltol {REQUIRED_ALPHA_RELTOL:.0e}; "
          f"PASS={r['partB_ok']})")
    print(f"  reduced-Planck disclosure: ℓ_P² = 8π·ℓ_P_red² (8π = {PLANCK_REDUCTION_8PI:.6f})")
    print()
    print("=== substrate-admissible α window (LIVE substrate discriminator) ===")
    print(f"  N_e (S53 acoustic, bulk-to-surface) = {r['N_e']:.4f}")
    print(f"  window [α_lo, α_hi] = [{r['alpha_admissible_lo']:.6e}, "
          f"{r['alpha_admissible_hi']:.4f}]  (α_lo = s_CS/N_e; α_hi = O(1))")
    print(f"  required α = {r['alpha_required_canonical']:.6e} inside window? "
          f"{r['required_in_window']}")
    print(f"  required α sits {r['alpha_oom_below']:.3f} OOM BELOW the window floor")
    print()
    print("=== PART C: LQG area-volume admissible-Immirzi band at j≤3 ===")
    print(f"  j ladder: {J_LADDER}")
    print(f"  √(j(j+1)): {np.round(av['sqrt_casimir'], 5).tolist()}")
    print(f"  γ_U1 (ABCK analytic ln2/π√3)   = {av['gamma_U1']:.6f}")
    print(f"  γ_GM  (no-deg)  j≤3 / full     = {av['gamma_GM_le3']:.6f} / {av['gamma_GM_full']:.6f}")
    print(f"  γ_DL  (SU(2) 2j+1) j≤3 / full  = {av['gamma_DL_le3']:.6f} / {av['gamma_DL_full']:.6f}")
    print(f"  DL canonical SU(2) band [γ_lo,γ_hi] = [{av['dl_band_lo']:.6f}, {av['dl_band_hi']:.6f}]")
    print(f"  full prescription-spread band       = [{av['spread_band_lo']:.6f}, {av['spread_band_hi']:.6f}]")
    print(f"  γ_BH = {r['gamma_bh']:.4f}: in DL band? {r['in_dl_band']} | "
          f"in spread band? {r['in_spread_band']}")
    print(f"  band-edge convention-ambiguous? {r['band_edge_ambiguous']}")
    print()
    print("=== JOINT 3-tuple ===")
    print(f"  sign_verdict      = {sign_v}  (PART A Cauchy-Schwarz floor; theorem A8 ⇒ ≥0)")
    print(f"  magnitude_verdict = {mag_v}  (required α inside substrate-admissible window?)")
    print(f"  regime_verdict    = {reg_v}  (PART C band-edge convention status)")
    print(f"  COMPOSITE         = {composite}")
    print()

    # Composite value string (descriptive)
    regime_label = (
        "REGIME-I-SURVIVES" if composite == "PASS"
        else ("REGIME-I-PRE-FORBIDDEN" if composite == "FAIL"
              else "band-edge-convention-ambiguous-DEFERRED-PENDING")
    )  # (local)
    value = (
        f"{regime_label}_sCS={r['s_cs_12']:.4f}_alphaReq={r['alpha_required_canonical']:.3e}_"
        f"alphaWinLo={r['alpha_admissible_lo']:.3e}_oomBelow={r['alpha_oom_below']:.2f}_"
        f"gammaBH={r['gamma_bh']:.4f}_DLband=[{av['dl_band_lo']:.4f},{av['dl_band_hi']:.4f}]_"
        f"inDL={r['in_dl_band']}_inSpread={r['in_spread_band']}"
    )  # (local)

    # --- Persist npz (full float64) ---
    np.savez(
        OUT_NPZ,
        # PART A
        F0_12=np.float64(r["F0_12"]), F1_12=np.float64(r["F1_12"]),
        F2_12=np.float64(r["F2_12"]), nmodes_12=np.int64(r["nmodes_12"]),
        F0_10=np.float64(r["F0_10"]), F1_10=np.float64(r["F1_10"]),
        F2_10=np.float64(r["F2_10"]), nmodes_10=np.int64(r["nmodes_10"]),
        det_12=np.float64(r["det_12"]), s_cs_12=np.float64(r["s_cs_12"]),
        det_10=np.float64(r["det_10"]), s_cs_10=np.float64(r["s_cs_10"]),
        partA_sign_ok=np.bool_(r["partA_sign_ok"]),
        inv_F0_check=np.int64(r["inv_F0_check"]),
        inv_F0_check_L10=np.int64(r["inv_F0_check_L10"]),
        # PART B
        prefactor_recomp=np.float64(r["prefactor_recomp"]),
        alpha_required_recomp=np.float64(r["alpha_required_recomp"]),
        alpha_required_canonical=np.float64(r["alpha_required_canonical"]),
        alpha_reldev=np.float64(r["alpha_reldev"]),
        partB_ok=np.bool_(r["partB_ok"]),
        planck_reduction_8pi=np.float64(PLANCK_REDUCTION_8PI),
        # substrate-admissible window
        alpha_admissible_lo=np.float64(r["alpha_admissible_lo"]),
        alpha_admissible_hi=np.float64(r["alpha_admissible_hi"]),
        required_in_window=np.bool_(r["required_in_window"]),
        alpha_oom_below=np.float64(r["alpha_oom_below"]),
        N_e=np.float64(r["N_e"]),
        # PART C
        j_ladder=np.asarray(J_LADDER, dtype=np.float64),
        sqrt_casimir=np.asarray(av["sqrt_casimir"], dtype=np.float64),
        vol_factor=np.asarray(av["vol_factor"], dtype=np.float64),
        gamma_U1=np.float64(av["gamma_U1"]),
        gamma_GM_le3=np.float64(av["gamma_GM_le3"]),
        gamma_DL_le3=np.float64(av["gamma_DL_le3"]),
        gamma_GM_full=np.float64(av["gamma_GM_full"]),
        gamma_DL_full=np.float64(av["gamma_DL_full"]),
        dl_band_lo=np.float64(av["dl_band_lo"]),
        dl_band_hi=np.float64(av["dl_band_hi"]),
        spread_band_lo=np.float64(av["spread_band_lo"]),
        spread_band_hi=np.float64(av["spread_band_hi"]),
        gamma_bh=np.float64(r["gamma_bh"]),
        in_dl_band=np.bool_(r["in_dl_band"]),
        in_spread_band=np.bool_(r["in_spread_band"]),
        band_edge_ambiguous=np.bool_(r["band_edge_ambiguous"]),
        # verdict
        sign_verdict=np.str_(sign_v),
        magnitude_verdict=np.str_(mag_v),
        regime_verdict=np.str_(reg_v),
        composite=np.str_(composite),
        tau_fold=np.float64(tau_fold),
    )
    make_plot(r, composite)

    tag = emit_4tuple(value, SCHEME, CONVENTION, L_MAX)  # (local)
    print(tag)
    append_verdict(composite, value, audit_sha, content_sha, sign_v, mag_v, reg_v)

    wall = time.time() - t0  # (local)
    print(f"\n=== {GATE_ID}: {composite} "
          f"(sign={sign_v} mag={mag_v} regime={reg_v}; wall {wall:.1f}s) ===")
    # Verdict is DATA, not exit code (math-scripts.md §Exit Codes): exit 0 on a
    # valid scientific verdict regardless of PASS/FAIL/INFO.
    return 0


if __name__ == "__main__":
    sys.exit(main())
